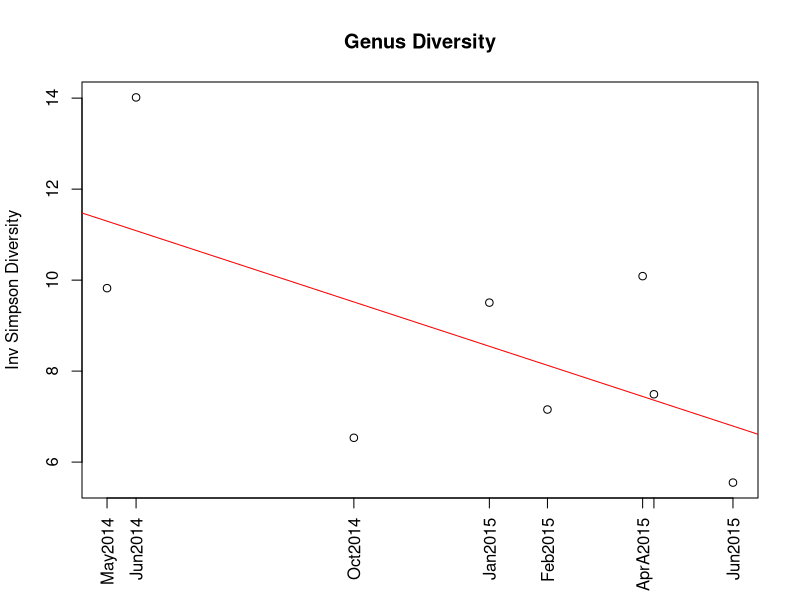

Reproduce this figure in R.
## ---- chunk 1
.myuBiomePath = "OneDrive/Projects/"
# set the root path for either Mac or Windows
if(Sys.info()["sysname"]=="Darwin") kRootPath=paste0("~/",.myuBiomePath) else kRootPath=paste0(paste0("c:/Users/",Sys.info()["login"]),"/",.myuBiomePath)

setwd(paste0(kRootPath,"uBiome"))
setwd("Data/sprague data")
## ---- chunk 2

allSprague <- read.csv("spragueResultsThruJun2015.csv")


allGenus <- allSprague[allSprague$tax_rank=="genus",]
allPhylum<-allSprague[allSprague$tax_rank=="phylum",]
allSpecies<-allSprague[allSprague$tax_rank=="species",]
allSamples <- allGenus[,-(1:2)] 
require("vegan",quietly=TRUE)
dV <- sapply(allSamples,fisher.alpha)
names(dV)<-c(as.Date("2014-5-23"),as.Date("2014-6-10"),as.Date("2014-10-23"),as.Date("2015-1-15"),as.Date("2015-2-20"),as.Date("2015-4-20"),as.Date("2015-4-27"),as.Date("2015-6-15"))
g<-names(allSprague)
dPDates<-as.Date(names(dV))

## ---- chunk 3
#genus diversity
dG <- sapply(allGenus[,-(1:2)],diversity,index="invsimpson")  
plot(dG~dPDates,main="Genus Diversity",xlab="",ylab="Inv Simpson Diversity",xaxt="n")
axis(1,at=dPDates,labels=g[-(1:2)],las=2)
abline(lm(dG~dPDates),col="red")
